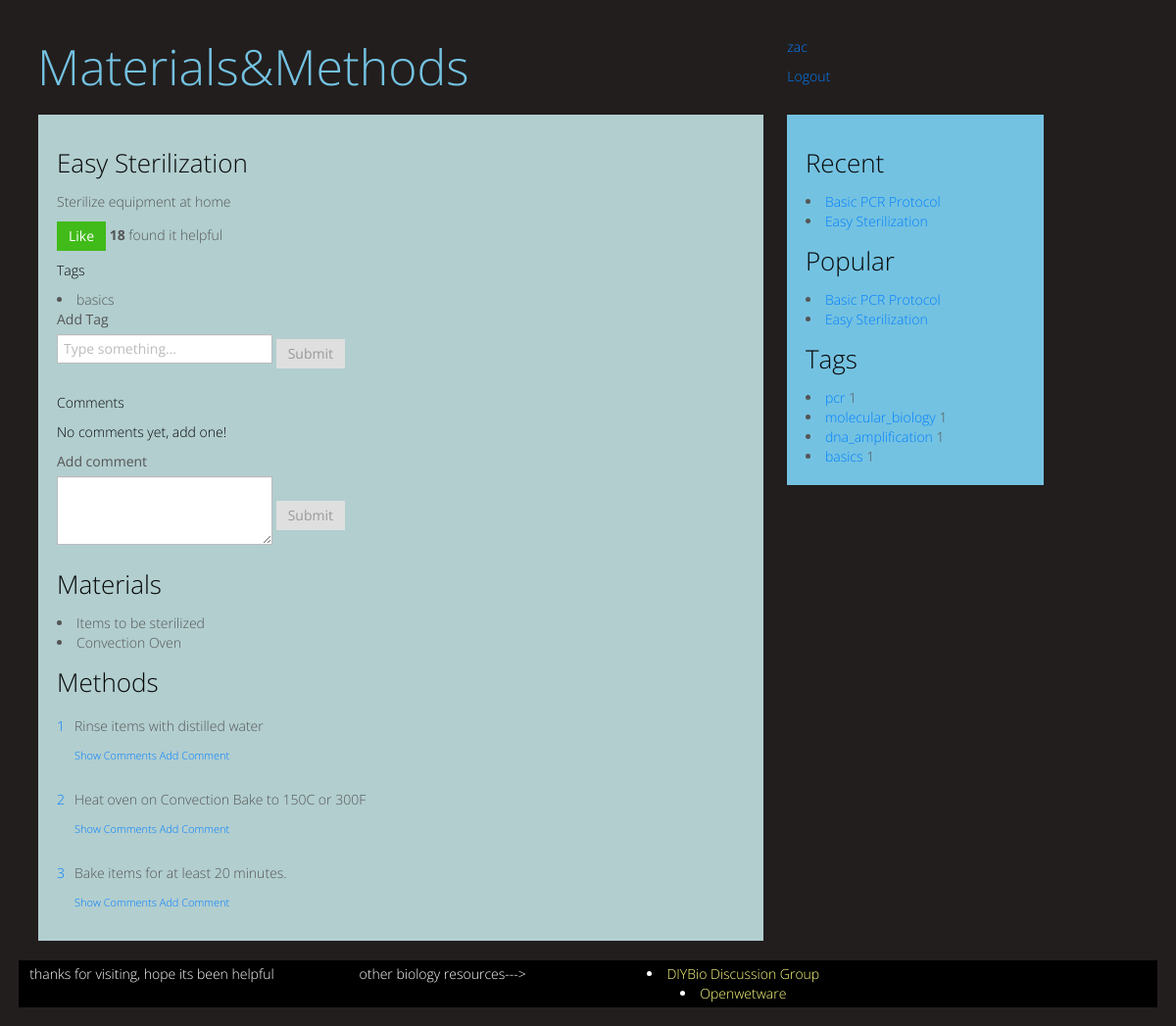
/2/ (signed in), run on the app's committed database.
### protocols/models.py (models this page shows, shortened)
class Document(models.Model):
    author = models.ForeignKey(User)
    votes = models.IntegerField()
    date_created = models.DateField()

class Protocol(Document):
    name = models.CharField(max_length = 225)
    description = models.TextField()
    tags = models.ManyToManyField(Tag)
    materials = models.ManyToManyField('Material')

class Document(models.Model):
    author = models.ForeignKey(User)
    votes = models.IntegerField()
    date_created = models.DateField()

class Tag(models.Model):
    name = models.CharField(max_length = 100)
    number_protocols = models.IntegerField()

class Material(models.Model):
    name = models.CharField(max_length = 225)
    description = models.TextField(null = True)

class Step(Document):
    protocol = models.ForeignKey(Protocol)
    content = models.TextField()
    order = models.IntegerField()

### protocols/views.py (the view)
# urls.py: url(r'^(?P<protocol_id>\d+)/$', 'protocols.views.protocol_detail', name='protocol_detail'),
def protocol_detail(request, protocol_id):
    recent_protocols = Protocol.objects.order_by('-date_created')[:5]
    popular_protocols = Protocol.objects.order_by('votes')[:5]
    tags = Tag.objects.all()
    protocol = Protocol.objects.get(id = protocol_id)
    steps = Step.objects.filter(protocol = protocol)
    materials = protocol.materials.all()
    protocol_comments = Comment.objects.filter(document = protocol)
    protocol_tags = Tag.objects.filter(protocol = protocol)
    step_comments = []
    for step in steps:
        step_comments.append(Comment.objects.filter(document = step))
    steps = zip(steps,step_comments)
    return render_to_response('protocol_detail.html',
        {"tags": tags, "recent_protocols": recent_protocols,
        "popular_protocols": popular_protocols, "protocol": protocol,
        "steps": steps, 'materials':materials, "protocol_comments":protocol_comments,
        "step_comments": step_comments, "protocol_tags":protocol_tags},
        context_instance=RequestContext(request))

### templates/protocol_detail.html (shortened to what this page needs)
{% extends "base.html" %}
{% block main_pane %}
<h2>{{protocol.name}}</h2>
<p>{{protocol.description}}</p>
<a class = 'vote' href ='{{ STATIC_URL }}../vote/{{ protocol.id }}/'><button class = 'btn btn-success'>Like</button></a>  <strong>{{protocol.votes}}</strong> found it helpful
<h4>Tags</h4>
        {% for tag in protocol_tags %}
            <li>{{ tag.name }}</li>
        {% endfor %}
        <form form name="add_tag" action="{{ STATIC_URL }}../add_tag/{{ protocol.id }}" method="POST">
          <fieldset>
            <label>Add Tag</label>
            <input type="text" placeholder="Type something…">
            <button type="submit" class="btn">Submit</button>
          </fieldset>
        </form>
<h4>Comments</h4>
        {% for comment in protocol_comments %}
            <div class = 'media'>
                <a class = 'pull-left' href='#'>
                    <p>{{ comment.author }}</p><a class = 'vote' href ='{{ STATIC_URL }}../vote/{{ comment.id }}/'><button class = 'btn btn-success'>Like</button></a>  <strong>{{comment.votes}}</strong> found it helpful
                </a>
                <h4 class = 'media-heading'></h4>
                <div class = 'media-body'>
                    <p>{{ comment.content }}</p>
                </div>
            </div>
        {% empty %}
                <h4>No comments yet, add one!</h4>
        {% endfor %}
                <div class = 'add_comment_form'
                    <form name="add_comment" action="{{ STATIC_URL }}../add_comment/{{ step.id }}" method="POST">
                      <fieldset>
                        <label>Add comment</label>
                        <textarea rows="3"></textarea>
                        <button type="submit" class="btn">Submit</button>
                      </fieldset>
                </div>
    <div class = 'materials list'>
        <h3>Materials</h3>
        {% for material in materials %}
            <li>{{ material.name }}</li>
        {% endfor %}
    </div>
    <h3>Methods</h3>
{% for step, step_comments in steps %}
    <div class = 'media'>
        <a class= 'pull-left' href ='#'>
            <p>{{ step.order }}</p>
        </a>
        <div class = 'media-body'>
            <div class = 'step_content'>
                <p>{{ step.content }}</p>
                <h6><a class = 'show_comments' href='#'>Show Comments</a>    <a class = 'add_comment' href='#'>Add Comment</a></h6>
            </div>
        </div>
    </div>
{% endfor %}
{% endblock main_pane %}

### templates/base.html (shortened to what this page needs)
<!DOCTYPE html>
 <html class="no-js">
    <head>
        <link rel="stylesheet" href="{{ STATIC_URL }}bootstrap.css" />
        <link rel="stylesheet" href="{{ STATIC_URL }}methods.css" />
    </head>
    <body class="{% block body_class %}{% endblock %}">
        <div class='well well-color1'>
    {% block body %}
        {% block content %}
            <div class = 'row-fluid'>
                <div class='span12'>
            {% block top_pane %}
                    <div class = 'well well-color1'>
                <div class='row-fluid'>
                    <div class ='span5'>
                    {% block site_title %}
                        <a href="{{ STATIC_URL }}.."><h1>Materials&Methods</h1></a>
                    {% endblock site_title %}
                    </div>
                <div class = 'span3 offset3'>
                {% if user.is_authenticated %}
                    {% block quick_user_info %}
                    <div id = quick_user_info>
                        <a href="{{ STATIC_URL }}users/{{user.id}}">{{user.username}}</a>
                        <p>{{user.total_votes}}</p>  <a href = '{{ STATIC_URL }}../logout'>Logout</a>
                    </div>
                    {% endblock quick_user_info %}
                {% endif %}
                </div>
            </div>
            </div>
            </div>
        </div>
            {% endblock top_pane %}
            <div class = 'container-fluid'>
            <div class = 'row-fluid'>
                <div class = 'span8'>
                    <div class = 'well well-color2'>
                    {% block main_pane %}
                    {% endblock main_pane %}
                    </div>
                </div>
                {% block side_pane %}
                <div class = 'span3'>
                    <div class = 'well well-color3'>
                    {% block recent_protocols %}
                        <div class = "sidebar_five_protocols">
                            <h2>Recent</h2>
                            {% for protocol in recent_protocols %}
                                <li><a href="/{{ protocol.id }}">{{ protocol.name }}</a></li>
                            {% endfor %}
                        </div>
                    {% endblock recent_protocols %}
                    {% block popular_protocols %}
                        <div class = "sidebar_five_protocols">
                            <h2>Popular</h2>
                            {% for protocol in popular_protocols %}
                                <li><a href="/{{ protocol.id }}">{{ protocol.name }}</a></li>
                            {% endfor %}
                        </div>
                    {% endblock popular_protocols %}
                    {% block tags %}
                        <div class = "sidebar_tags">
                            <h2>Tags</h2>
                            {% for tag in tags %}
                                <li><a href="/tags/{{ tag.name }}">{{ tag.name }}</a>  {{ tag.number_protocols }}</li>
                            {% endfor %}
                        </div>
                    {% endblock tags %}
                </div>
            </div>
            </div>
        </div>
            {% endblock side_pane %}
            {% block bottom_pane %}
            <div id = 'footer'>
                <div class = 'row-fluid'>
                    <div class = 'span3'>
                        <p> thanks for visiting, hope its been helpful </p>
                    </div>
                    <div class = 'span3'>
                        <p>other biology resources---></p>
                    </div>
                    <div class = 'span3'>
                        {% block other_resources %}
                            <li><a href="http://wwww.groups.google.com/groups/diybio">DIYBio Discussion Group</a></li>
                            <li><a href="http://wwww.openwetware.org">Openwetware</a> </li>
                        {% endblock other_resources %}
                    </div>
                </div>
            </div>
            {% endblock bottom_pane %}
        {% endblock content %}
    {% endblock body %}
    </div>
    </body>
</html>

### protocols/static/methods.css (style rules this page uses)
#footer { clear: left; width: 100%; background: black; color: #FFF; text-align: center; padding: 4px 0; }
#footer a { color: #FFFF80; }

### data on the page
Protocol: name "Easy Sterilization", description "Sterilize equipment at home"
Document: votes "18"
Tag: name "basics", number_protocols "1"
Material: name "Items to be sterilized"
Material: name "Convection Oven"
Step: order "1", content "Rinse items with distilled water"
Step: order "2", content "Heat oven on Convection Bake to 150C or 300F"
Step: order "3", content "Bake items for at least 20 minutes."
Protocol: name "Basic PCR Protocol"
Tag: name "pcr", number_protocols "1"
Tag: name "molecular_biology", number_protocols "1"
Tag: name "dna_amplification", number_protocols "1"

### other printed values
{{ user.username }} "zac"
